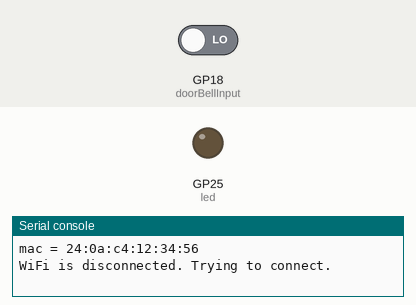
Simulated run of this program. Board: Raspberry Pi Pico running MicroPython. On the bench: output pins drawn as LEDs (lit = HIGH), the last lines printed to the serial console. Inputs (shaded band) come from the test bench; at power-on: GP18 (doorBellInput) LOW. WiFi joins after 1.5 s; requests to the public web service named in the program get a made-up reply in its usual format after 0.4 s (London, UTC, broken clouds, 64 % humidity, 1013 hPa unless stated).

Above: at 0.1 s.
At 5.8 s:
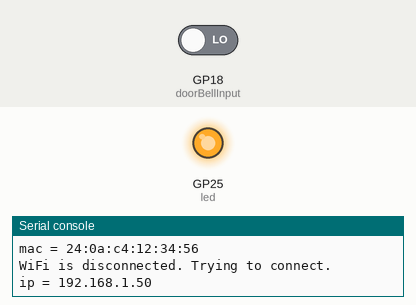
5.9 s: GP18 (doorBellInput) driven HIGH
Timing chart, 0 to 8.9 s (numbered marks = the images above; inputs shaded):
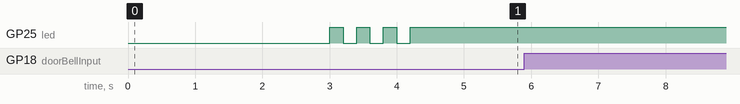

The program:

Pi_Pico_W_Telegram_Door_Bell.py
```python
import network
import ubinascii
from machine import Pin
import urequests as requests
import time


ssid = ''
pw = ''
botToken = ''
chatId = ''
startupText = 'Pico started!'
text = 'Door bell activated!'

wlan = network.WLAN(network.STA_IF)
wlan.active(True)

led = Pin('LED', Pin.OUT)

# See the MAC address in the wireless chip OTP
print('mac = ' + ubinascii.hexlify(network.WLAN().config('mac'),':').decode())


# Telegram send message URL
sendURL = 'https://api.telegram.org/bot' + botToken + '/sendMessage'

# Send a telegram message to a given user id
def send_message (chatId, message):
    response = requests.post(sendURL + "?chat_id=" + str(chatId) + "&text=" + message)
    # Close to avoid filling up the RAM.
    response.close()

# Define blinking function for onboard LED to indicate error codes
def blink_onboard_led(num_blinks):
    for i in range(num_blinks):
        led.on()
        time.sleep(.2)
        led.off()
        time.sleep(.2)

def is_wifi_connected():
    wlan_status = wlan.status()
    if wlan_status != 3:
        return False
    else:
        return True

def connect_wifi():
    while True:
        if (is_wifi_connected()):
            blink_onboard_led(3)
            led.on()
            print('ip = ' + wlan.ifconfig()[0])
            send_message(chatId, startupText)
            break
        else:
            print('WiFi is disconnected. Trying to connect.')
            led.off()
            wlan.connect(ssid, pw)
            time.sleep(3)

# Connect to WiFi
connect_wifi()

# Setup GPIO pins
doorBellInput = Pin(18, Pin.IN, Pin.PULL_DOWN)
loopDelay = 0.25
buttonDelay = 5

while True:
    try:
        if (not is_wifi_connected()):
            connect_wifi()

        if (doorBellInput.value() == 1):
            print('Door bell pressed!')
            send_message(chatId, text)
            time.sleep(buttonDelay)

        time.sleep(loopDelay)

    except OSError as e:
        print(e)
        led.off()
        wlan.disconnect()
        # Grace period.
        time.sleep(10)
        led.on()
        pass
```
